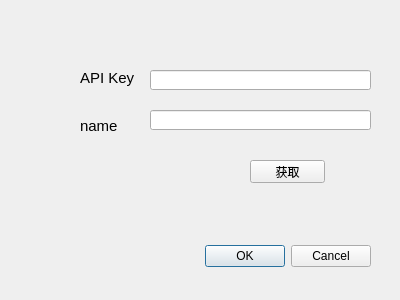
<?xml version="1.0" encoding="UTF-8"?>
<ui version="4.0">
 <class>MyTerrainMapDialogBase</class>
 <widget class="QDialog" name="MyTerrainMapDialogBase">
  <property name="geometry">
   <rect>
    <x>0</x>
    <y>0</y>
    <width>400</width>
    <height>300</height>
   </rect>
  </property>
  <property name="windowTitle">
   <string>My Terrain Map</string>
  </property>
  <widget class="QDialogButtonBox" name="button_box">
   <property name="geometry">
    <rect>
     <x>30</x>
     <y>240</y>
     <width>341</width>
     <height>32</height>
    </rect>
   </property>
   <property name="orientation">
    <enum>Qt::Horizontal</enum>
   </property>
   <property name="standardButtons">
    <set>QDialogButtonBox::Cancel|QDialogButtonBox::Ok</set>
   </property>
  </widget>
  <widget class="QPushButton" name="pbGet">
   <property name="geometry">
    <rect>
     <x>250</x>
     <y>160</y>
     <width>75</width>
     <height>23</height>
    </rect>
   </property>
   <property name="text">
    <string>获取</string>
   </property>
  </widget>
  <widget class="QLineEdit" name="edName">
   <property name="geometry">
    <rect>
     <x>150</x>
     <y>110</y>
     <width>221</width>
     <height>20</height>
    </rect>
   </property>
  </widget>
  <widget class="QLabel" name="lblName">
   <property name="geometry">
    <rect>
     <x>80</x>
     <y>120</y>
     <width>54</width>
     <height>12</height>
    </rect>
   </property>
   <property name="font">
    <font>
     <family>Arial</family>
     <pointsize>11</pointsize>
    </font>
   </property>
   <property name="text">
    <string>name</string>
   </property>
  </widget>
  <widget class="QLabel" name="lblAPIKey">
   <property name="geometry">
    <rect>
     <x>80</x>
     <y>70</y>
     <width>61</width>
     <height>16</height>
    </rect>
   </property>
   <property name="font">
    <font>
     <family>Arial</family>
     <pointsize>11</pointsize>
    </font>
   </property>
   <property name="text">
    <string>API Key</string>
   </property>
  </widget>
  <widget class="QLineEdit" name="edAPIKey">
   <property name="geometry">
    <rect>
     <x>150</x>
     <y>70</y>
     <width>221</width>
     <height>20</height>
    </rect>
   </property>
  </widget>
 </widget>
 <resources/>
 <connections>
  <connection>
   <sender>button_box</sender>
   <signal>accepted()</signal>
   <receiver>MyTerrainMapDialogBase</receiver>
   <slot>accept()</slot>
   <hints>
    <hint type="sourcelabel">
     <x>20</x>
     <y>20</y>
    </hint>
    <hint type="destinationlabel">
     <x>20</x>
     <y>20</y>
    </hint>
   </hints>
  </connection>
  <connection>
   <sender>button_box</sender>
   <signal>rejected()</signal>
   <receiver>MyTerrainMapDialogBase</receiver>
   <slot>reject()</slot>
   <hints>
    <hint type="sourcelabel">
     <x>20</x>
     <y>20</y>
    </hint>
    <hint type="destinationlabel">
     <x>20</x>
     <y>20</y>
    </hint>
   </hints>
  </connection>
 </connections>
</ui>
